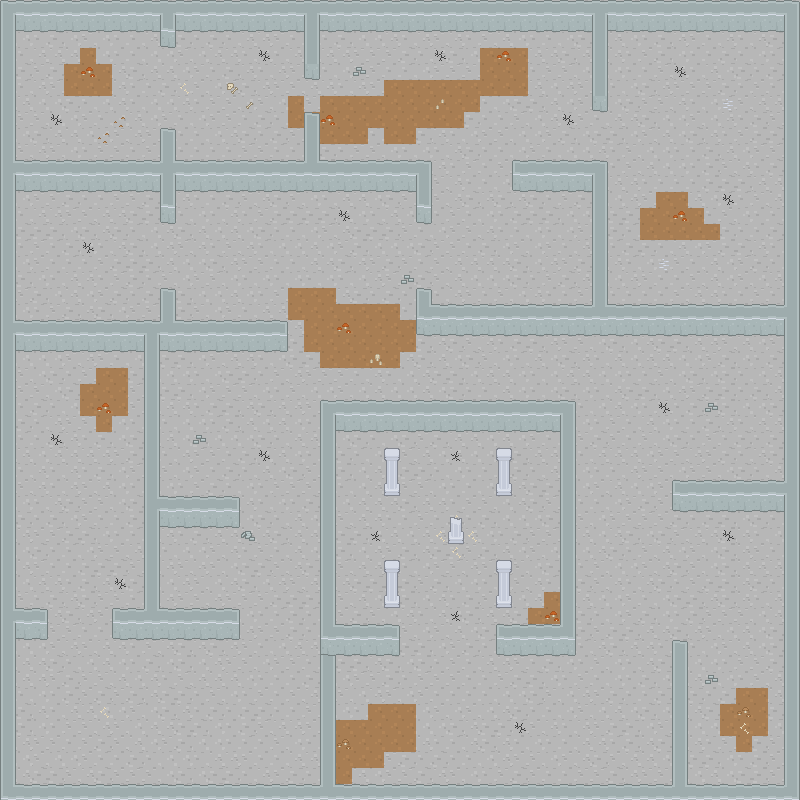

A level layout from a 2D game, rendered from its tile map. Below: a short description, then the map file with tile-grid data replaced by summaries:
An orthogonal 50x50 tile map with 16x16 px tiles, 14 tile layers (floor, floor deco, walls, wall, ...), 5 hidden layers not drawn and 113 objects (33x E, 13x I, 10x P).

<map version="1.8" tiledversion="1.8.4" orientation="orthogonal" renderorder="right-down" width="50" height="50" tilewidth="16" tileheight="16" infinite="0" nextlayerid="71" nextobjectid="178">
 <tileset firstgid="1" name="roguelikeDungeon_transparent" tilewidth="16" tileheight="16" spacing="1" tilecount="522" columns="29">
  <image source="roguelikeDungeon_transparent.png" trans="ff00ff" width="492" height="305" />
 </tileset>
 <layer id="2" name="floor" width="50" height="50" locked="1">
  <data>[2500 cells, 2500 non-empty, 6 distinct tile ids]</data>
 </layer>
 <layer id="1" name="floor deco" width="50" height="50">
  <data>[2500 cells, 47 non-empty, 13 distinct tile ids]</data>
 </layer>
 <layer id="4" name="walls" width="50" height="50" locked="1">
  <data>[2500 cells, 401 non-empty, 22 distinct tile ids]</data>
 </layer>
 <objectgroup id="3" name="walls" locked="1">
  <object id="10" x="0" y="0" width="798" height="32" />
  <object id="12" x="0" y="0" width="16" height="800" />
  <object id="15" x="160" y="32" width="16" height="16" />
  <object id="17" x="160" y="144" width="16" height="32" />
  <object id="18" x="16" y="176" width="416" height="16" />
  <object id="19" x="112" y="336" width="48" height="16" />
  <object id="20" x="16" y="624" width="32" height="16" />
  <object id="21" x="112" y="624" width="48" height="16" />
  <object id="22" x="144" y="352" width="16" height="272" />
  <object id="23" x="0" y="784" width="800" height="16" />
  <object id="24" x="784" y="0" width="16" height="800" />
  <object id="25" x="672" y="656" width="16" height="128" />
  <object id="33" x="384" y="592" width="16" height="16" />
  <object id="34" x="496" y="592" width="16" height="16" />
  <object id="35" x="384" y="480" width="16" height="16" />
  <object id="36" x="448" y="528" width="16" height="16" />
  <object id="37" x="496" y="480" width="16" height="16" />
  <object id="39" x="512" y="176" width="80" height="16" />
  <object id="40" x="592" y="176" width="16" height="160" />
  <object id="41" x="608" y="320" width="176" height="16" />
  <object id="113" x="16" y="336" width="32" height="16" />
 </objectgroup>
 <group id="7" name="randwalls">
  <group id="64" name="group7">
   <properties>
    <property name="max" type="int" value="1" />
    <property name="min" type="int" value="0" />
   </properties>
   <group id="65" name="wall14">
    <layer id="66" name="wall" width="50" height="50">
     <data>[2500 cells, 12 non-empty, 5 distinct tile ids]</data>
    </layer>
    <objectgroup id="67" name="wall">
     <object id="176" x="160" y="624" width="80" height="16" />
    </objectgroup>
   </group>
   <group id="68" name="wall15">
    <layer id="69" name="wall" width="50" height="50">
     <data>[2500 cells, 11 non-empty, 5 distinct tile ids]</data>
    </layer>
    <objectgroup id="70" name="wall">
     <object id="177" x="160" y="512" width="80" height="16" />
    </objectgroup>
   </group>
  </group>
  <group id="54" name="group6">
   <properties>
    <property name="max" type="int" value="3" />
    <property name="min" type="int" value="1" />
   </properties>
   <group id="61" name="wall13">
    <properties>
     <property name="wall" type="int" value="1" />
    </properties>
    <objectgroup id="63" name="wall">
     <object id="174" x="304" y="32" width="16" height="48" />
    </objectgroup>
    <layer id="62" name="wall" width="50" height="50">
     <data>[2500 cells, 5 non-empty, 3 distinct tile ids]</data>
    </layer>
   </group>
   <group id="55" name="wall11">
    <properties>
     <property name="wall" type="int" value="1" />
    </properties>
    <layer id="56" name="wall" width="50" height="50">
     <data>[2500 cells, 7 non-empty, 3 distinct tile ids]</data>
    </layer>
    <objectgroup id="57" name="wall">
     <object id="166" x="592" y="32" width="16" height="80" />
    </objectgroup>
   </group>
   <group id="58" name="wall12">
    <properties>
     <property name="wall" type="int" value="1" />
    </properties>
    <layer id="59" name="wall" width="50" height="50">
     <data>[2500 cells, 4 non-empty, 3 distinct tile ids]</data>
    </layer>
    <objectgroup id="60" name="wall">
     <object id="170" x="304" y="128" width="16" height="48" />
    </objectgroup>
   </group>
  </group>
  <group id="53" name="group5">
   <properties>
    <property name="max" type="int" value="1" />
    <property name="min" type="int" value="0" />
   </properties>
   <group id="45" name="wall10">
    <properties>
     <property name="wall" type="int" value="5" />
    </properties>
    <layer id="46" name="wall" width="50" height="50">
     <data>[2500 cells, 23 non-empty, 11 distinct tile ids]</data>
    </layer>
    <objectgroup id="47" name="wall">
     <object id="122" x="160" y="336" width="128" height="16" />
     <object id="123" x="160" y="192" width="16" height="32" />
     <object id="124" x="160" y="304" width="16" height="32" />
    </objectgroup>
   </group>
  </group>
  <group id="52" name="group4">
   <properties>
    <property name="max" type="int" value="1" />
    <property name="min" type="int" value="0" />
   </properties>
   <group id="42" name="wall9">
    <properties>
     <property name="wall" type="int" value="4" />
    </properties>
    <layer id="43" name="wall" width="50" height="50">
     <data>[2500 cells, 29 non-empty, 10 distinct tile ids]</data>
    </layer>
    <objectgroup id="44" name="wall">
     <object id="119" x="416" y="320" width="176" height="16" />
     <object id="120" x="416" y="192" width="16" height="32" />
     <object id="121" x="416" y="304" width="16" height="16" />
    </objectgroup>
   </group>
  </group>
  <group id="51" name="group3">
   <properties>
    <property name="max" type="int" value="1" />
    <property name="min" type="int" value="0" />
   </properties>
   <group id="39" name="wall8">
    <properties>
     <property name="wall" type="int" value="3" />
    </properties>
    <layer id="40" name="wall" width="50" height="50">
     <data>[2500 cells, 11 non-empty, 3 distinct tile ids]</data>
    </layer>
    <objectgroup id="41" name="wall">
     <object id="117" x="320" y="656" width="16" height="128" />
    </objectgroup>
   </group>
  </group>
  <group id="48" name="group0">
   <properties>
    <property name="max" type="int" value="1" />
    <property name="min" type="int" value="1" />
   </properties>
   <group id="13" name="wall0" visible="0">
    <properties>
     <property name="wall" type="int" value="0" />
    </properties>
    <layer id="5" name="wall" width="50" height="50" offsetx="0" offsety="-16">
     <data>[2500 cells, 82 non-empty, 12 distinct tile ids]</data>
    </layer>
    <objectgroup id="6" name="wall">
     <object id="68" x="320" y="416" width="16" height="64" />
     <object id="69" x="320" y="592" width="16" height="64" />
     <object id="70" x="336" y="416" width="224" height="16" />
     <object id="71" x="560" y="416" width="16" height="240" />
     <object id="73" x="336" y="640" width="224" height="16" />
    </objectgroup>
   </group>
   <group id="17" name="wall1">
    <properties>
     <property name="wall" type="int" value="0" />
    </properties>
    <layer id="18" name="wall" width="50" height="50" offsetx="0" offsety="-16">
     <data>[2500 cells, 76 non-empty, 11 distinct tile ids]</data>
    </layer>
    <objectgroup id="19" name="wall">
     <object id="91" x="320" y="416" width="16" height="240" />
     <object id="92" x="336" y="640" width="64" height="16" />
     <object id="93" x="336" y="416" width="224" height="16" />
     <object id="94" x="560" y="416" width="16" height="240" />
     <object id="95" x="496" y="640" width="64" height="16" />
    </objectgroup>
   </group>
   <group id="20" name="wall2" visible="0">
    <properties>
     <property name="wall" type="int" value="0" />
    </properties>
    <layer id="21" name="wall" width="50" height="50" offsetx="0" offsety="-16">
     <data>[2500 cells, 82 non-empty, 12 distinct tile ids]</data>
    </layer>
    <objectgroup id="22" name="wall">
     <object id="96" x="320" y="416" width="16" height="240" />
     <object id="97" x="560" y="592" width="16" height="64" />
     <object id="98" x="336" y="416" width="224" height="16" />
     <object id="99" x="560" y="416" width="16" height="64" />
     <object id="100" x="336" y="640" width="224" height="16" />
    </objectgroup>
   </group>
   <group id="23" name="wall3" visible="0">
    <properties>
     <property name="wall" type="int" value="0" />
    </properties>
    <layer id="24" name="wall" width="50" height="50" offsetx="0" offsety="-16">
     <data>[2500 cells, 76 non-empty, 11 distinct tile ids]</data>
    </layer>
    <objectgroup id="25" name="wall">
     <object id="101" x="320" y="416" width="16" height="240" />
     <object id="102" x="496" y="416" width="64" height="16" />
     <object id="103" x="336" y="416" width="64" height="16" />
     <object id="104" x="560" y="416" width="16" height="240" />
     <object id="105" x="336" y="640" width="224" height="16" />
    </objectgroup>
   </group>
  </group>
  <group id="49" name="group1">
   <properties>
    <property name="max" type="int" value="1" />
    <property name="min" type="int" value="0" />
   </properties>
   <group id="26" name="wall4" visible="0">
    <properties>
     <property name="wall" type="int" value="1" />
    </properties>
    <layer id="27" name="wall" width="50" height="50" offsetx="0" offsety="-16">
     <data>[2500 cells, 11 non-empty, 2 distinct tile ids]</data>
    </layer>
    <objectgroup id="28" name="wall">
     <object id="111" x="672" y="496" width="16" height="160" />
    </objectgroup>
   </group>
   <group id="29" name="wall5">
    <properties>
     <property name="wall" type="int" value="1" />
    </properties>
    <layer id="30" name="wall" width="50" height="50" offsetx="0" offsety="-16">
     <data>[2500 cells, 15 non-empty, 5 distinct tile ids]</data>
    </layer>
    <objectgroup id="31" name="wall">
     <object id="112" x="672" y="496" width="128" height="16" />
    </objectgroup>
   </group>
  </group>
  <group id="50" name="group2">
   <properties>
    <property name="max" type="int" value="1" />
    <property name="min" type="int" value="0" />
   </properties>
   <group id="32" name="wall6" visible="0">
    <properties>
     <property name="wall" type="int" value="2" />
    </properties>
    <layer id="33" name="wall" width="50" height="50">
     <data>[2500 cells, 13 non-empty, 2 distinct tile ids]</data>
    </layer>
    <objectgroup id="34" name="wall">
     <object id="114" x="48" y="624" width="80" height="16" />
    </objectgroup>
   </group>
   <group id="36" name="wall7">
    <properties>
     <property name="wall" type="int" value="2" />
    </properties>
    <layer id="37" name="wall" width="50" height="50">
     <data>[2500 cells, 13 non-empty, 2 distinct tile ids]</data>
    </layer>
    <objectgroup id="38" name="wall">
     <object id="115" x="48" y="336" width="80" height="16" />
    </objectgroup>
   </group>
  </group>
 </group>
 <objectgroup id="8" name="item">
  <properties>
   <property name="max" type="int" value="7" />
   <property name="min" type="int" value="5" />
  </properties>
  <object id="86" name="I" x="390" y="566">
   <point />
  </object>
  <object id="87" name="I" x="423.5" y="598">
   <point />
  </object>
  <object id="88" name="I" x="469" y="486.5">
   <point />
  </object>
  <object id="89" name="I" x="504.5" y="520.5">
   <point />
  </object>
  <object id="155" name="I" x="70" y="281">
   <point />
  </object>
  <object id="156" name="I" x="55" y="118">
   <point />
  </object>
  <object id="157" name="I" x="122" y="379">
   <point />
  </object>
  <object id="158" name="I" x="393" y="726">
   <point />
  </object>
  <object id="159" name="I" x="759" y="712">
   <point />
  </object>
  <object id="160" name="I" x="729" y="426">
   <point />
  </object>
  <object id="162" name="I" x="664" y="234">
   <point />
  </object>
  <object id="163" name="I" x="331" y="104">
   <point />
  </object>
  <object id="164" name="I" x="358" y="344">
   <point />
  </object>
 </objectgroup>
 <objectgroup id="10" name="enemy">
  <properties>
   <property name="max" type="int" value="16" />
   <property name="min" type="int" value="10" />
  </properties>
  <object id="74" name="E" x="391" y="677">
   <properties>
    <property name="max" type="int" value="16" />
    <property name="min" type="int" value="10" />
   </properties>
   <point />
  </object>
  <object id="75" name="E" x="490" y="679">
   <properties>
    <property name="max" type="int" value="16" />
    <property name="min" type="int" value="10" />
   </properties>
   <point />
  </object>
  <object id="76" name="E" x="295" y="586.5">
   <properties>
    <property name="max" type="int" value="16" />
    <property name="min" type="int" value="10" />
   </properties>
   <point />
  </object>
  <object id="77" name="E" x="295.5" y="473.5">
   <properties>
    <property name="max" type="int" value="16" />
    <property name="min" type="int" value="10" />
   </properties>
   <point />
  </object>
  <object id="78" name="E" x="390" y="392">
   <properties>
    <property name="max" type="int" value="16" />
    <property name="min" type="int" value="10" />
   </properties>
   <point />
  </object>
  <object id="79" name="E" x="488" y="391">
   <properties>
    <property name="max" type="int" value="16" />
    <property name="min" type="int" value="10" />
   </properties>
   <point />
  </object>
  <object id="80" name="E" x="598.5" y="473">
   <properties>
    <property name="max" type="int" value="16" />
    <property name="min" type="int" value="10" />
   </properties>
   <point />
  </object>
  <object id="81" name="E" x="600" y="580.5">
   <properties>
    <property name="max" type="int" value="16" />
    <property name="min" type="int" value="10" />
   </properties>
   <point />
  </object>
  <object id="82" name="E" x="392.5" y="520">
   <properties>
    <property name="max" type="int" value="16" />
    <property name="min" type="int" value="10" />
   </properties>
   <point />
  </object>
  <object id="83" name="E" x="423.5" y="488.5">
   <properties>
    <property name="max" type="int" value="16" />
    <property name="min" type="int" value="10" />
   </properties>
   <point />
  </object>
  <object id="84" name="E" x="505.5" y="566">
   <properties>
    <property name="max" type="int" value="16" />
    <property name="min" type="int" value="10" />
   </properties>
   <point />
  </object>
  <object id="85" name="E" x="471" y="598">
   <properties>
    <property name="max" type="int" value="16" />
    <property name="min" type="int" value="10" />
   </properties>
   <point />
  </object>
  <object id="128" name="E" x="40" y="55">
   <properties>
    <property name="max" type="int" value="16" />
    <property name="min" type="int" value="10" />
   </properties>
   <point />
  </object>
  <object id="129" name="E" x="216" y="135">
   <properties>
    <property name="max" type="int" value="16" />
    <property name="min" type="int" value="10" />
   </properties>
   <point />
  </object>
  <object id="131" name="E" x="294" y="69">
   <properties>
    <property name="max" type="int" value="16" />
    <property name="min" type="int" value="10" />
   </properties>
   <point />
  </object>
  <object id="132" name="E" x="361" y="139">
   <properties>
    <property name="max" type="int" value="16" />
    <property name="min" type="int" value="10" />
   </properties>
   <point />
  </object>
  <object id="133" name="E" x="536" y="136">
   <properties>
    <property name="max" type="int" value="16" />
    <property name="min" type="int" value="10" />
   </properties>
   <point />
  </object>
  <object id="134" name="E" x="439" y="58">
   <properties>
    <property name="max" type="int" value="16" />
    <property name="min" type="int" value="10" />
   </properties>
   <point />
  </object>
  <object id="135" name="E" x="677" y="107">
   <properties>
    <property name="max" type="int" value="16" />
    <property name="min" type="int" value="10" />
   </properties>
   <point />
  </object>
  <object id="136" name="E" x="744" y="282">
   <properties>
    <property name="max" type="int" value="16" />
    <property name="min" type="int" value="10" />
   </properties>
   <point />
  </object>
  <object id="137" name="E" x="551" y="230">
   <properties>
    <property name="max" type="int" value="16" />
    <property name="min" type="int" value="10" />
   </properties>
   <point />
  </object>
  <object id="138" name="E" x="471" y="283">
   <properties>
    <property name="max" type="int" value="16" />
    <property name="min" type="int" value="10" />
   </properties>
   <point />
  </object>
  <object id="139" name="E" x="343" y="230">
   <properties>
    <property name="max" type="int" value="16" />
    <property name="min" type="int" value="10" />
   </properties>
   <point />
  </object>
  <object id="140" name="E" x="265" y="292">
   <properties>
    <property name="max" type="int" value="16" />
    <property name="min" type="int" value="10" />
   </properties>
   <point />
  </object>
  <object id="141" name="E" x="248" y="408">
   <properties>
    <property name="max" type="int" value="16" />
    <property name="min" type="int" value="10" />
   </properties>
   <point />
  </object>
  <object id="142" name="E" x="200" y="536">
   <properties>
    <property name="max" type="int" value="16" />
    <property name="min" type="int" value="10" />
   </properties>
   <point />
  </object>
  <object id="146" name="E" x="57" y="473">
   <properties>
    <property name="max" type="int" value="16" />
    <property name="min" type="int" value="10" />
   </properties>
   <point />
  </object>
  <object id="147" name="E" x="137" y="681">
   <properties>
    <property name="max" type="int" value="16" />
    <property name="min" type="int" value="10" />
   </properties>
   <point />
  </object>
  <object id="148" name="E" x="247" y="716">
   <properties>
    <property name="max" type="int" value="16" />
    <property name="min" type="int" value="10" />
   </properties>
   <point />
  </object>
  <object id="149" name="E" x="372" y="744">
   <properties>
    <property name="max" type="int" value="16" />
    <property name="min" type="int" value="10" />
   </properties>
   <point />
  </object>
  <object id="150" name="E" x="503" y="746">
   <properties>
    <property name="max" type="int" value="16" />
    <property name="min" type="int" value="10" />
   </properties>
   <point />
  </object>
  <object id="151" name="E" x="741" y="553">
   <properties>
    <property name="max" type="int" value="16" />
    <property name="min" type="int" value="10" />
   </properties>
   <point />
  </object>
  <object id="152" name="E" x="614" y="713">
   <properties>
    <property name="max" type="int" value="16" />
    <property name="min" type="int" value="10" />
   </properties>
   <point />
  </object>
 </objectgroup>
 <objectgroup id="9" name="player">
  <object id="54" name="P" x="86" y="106">
   <point />
  </object>
  <object id="55" name="P" x="88" y="261">
   <point />
  </object>
  <object id="56" name="P" x="84" y="406">
   <point />
  </object>
  <object id="57" name="P" x="82" y="724">
   <point />
  </object>
  <object id="58" name="P" x="743" y="725">
   <point />
  </object>
  <object id="59" name="P" x="679" y="219">
   <point />
  </object>
  <object id="60" name="P" x="470" y="108">
   <point />
  </object>
  <object id="125" name="P" x="746" y="72">
   <point />
  </object>
  <object id="126" name="P" x="744" y="408">
   <point />
  </object>
  <object id="127" name="P" x="87" y="569">
   <point />
  </object>
 </objectgroup>
</map>
